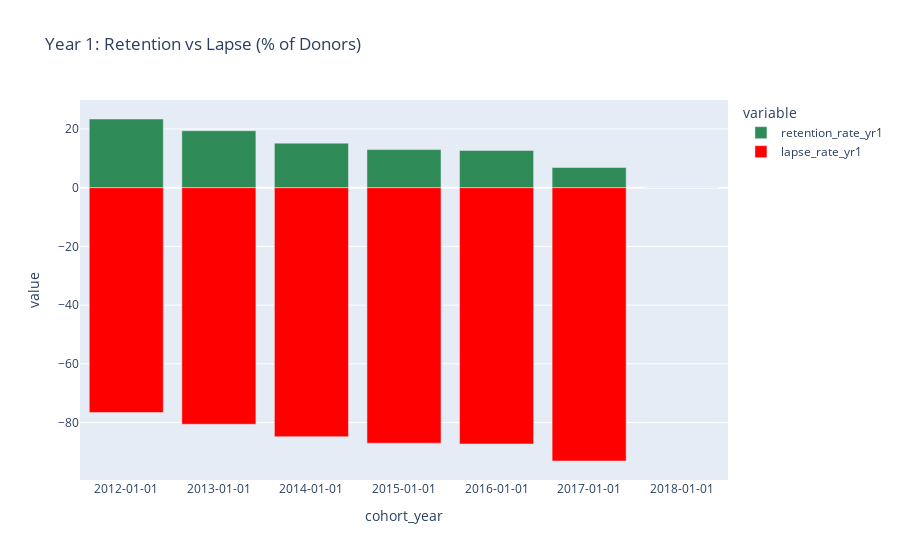

Write notebook code for a chart like this one.
### Code cell
fig = px.bar(renamed_pete_csv_neg, x="cohort_year", y=['retention_rate_yr1', 'lapse_rate_yr1'],
            title="Year 1: Retention vs Lapse (% of Donors)",
            color_discrete_sequence =['seagreen','red'])
 #barmode='group', labels={'index':'year', 'y':'amount ($)'}, 
fig.update_xaxes(type='category')
fig.show()

### Figure 1 — Plotly figure (JSON) as saved in the notebook; plotly's stock layout.template omitted (floating-point values rounded to 4 significant figures)
{"data": [{"alignmentgroup": "True", "hovertemplate": "variable=retention_rate_yr1<br>cohort_year=%{x}<br>value=%{y}<extra></extra>", "legendgroup": "retention_rate_yr1", "marker": {"color": "seagreen"}, "name": "retention_rate_yr1", "offsetgroup": "retention_rate_yr1", "orientation": "v", "showlegend": true, "textposition": "auto", "type": "bar", "x": ["2012-01-01", "2013-01-01", "2014-01-01", "2015-01-01", "2016-01-01", "2017-01-01", "2018-01-01"], "xaxis": "x", "y": [23.4, 19.41, 15.18, 12.97, 12.69, 6.894, 0], "yaxis": "y"}, {"alignmentgroup": "True", "hovertemplate": "variable=lapse_rate_yr1<br>cohort_year=%{x}<br>value=%{y}<extra></extra>", "legendgroup": "lapse_rate_yr1", "marker": {"color": "red"}, "name": "lapse_rate_yr1", "offsetgroup": "lapse_rate_yr1", "orientation": "v", "showlegend": true, "textposition": "auto", "type": "bar", "x": ["2012-01-01", "2013-01-01", "2014-01-01", "2015-01-01", "2016-01-01", "2017-01-01", "2018-01-01"], "xaxis": "x", "y": [-76.6, -80.59, -84.82, -87.03, -87.31, -93.11, 0], "yaxis": "y"}], "layout": {"barmode": "relative", "legend": {"title": {"text": "variable"}, "tracegroupgap": 0}, "title": {"text": "Year 1: Retention vs Lapse (% of Donors)"}, "xaxis": {"anchor": "y", "domain": [0, 1], "title": {"text": "cohort_year"}, "type": "category"}, "yaxis": {"anchor": "x", "domain": [0, 1], "title": {"text": "value"}}}}
